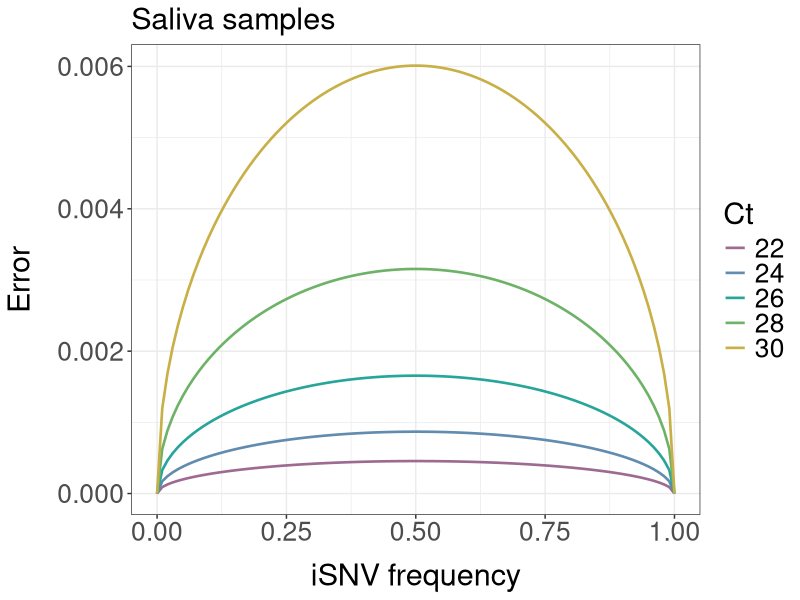
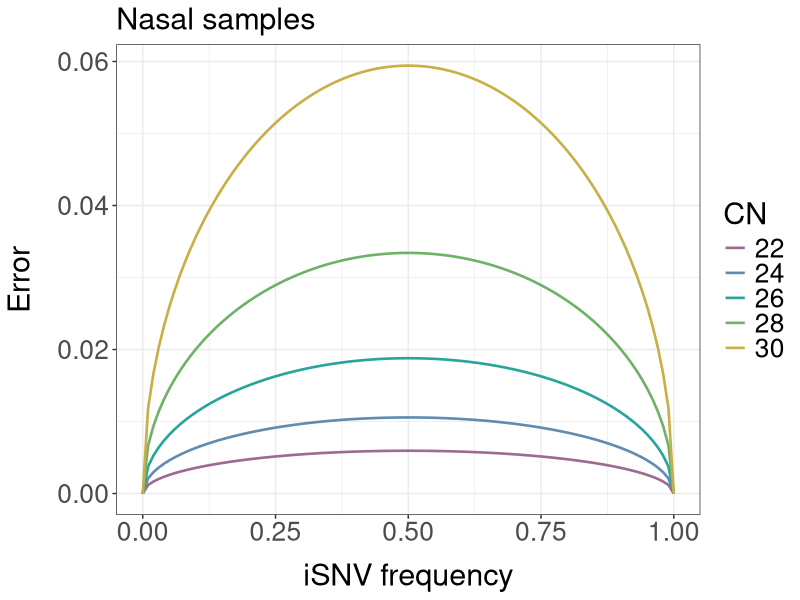
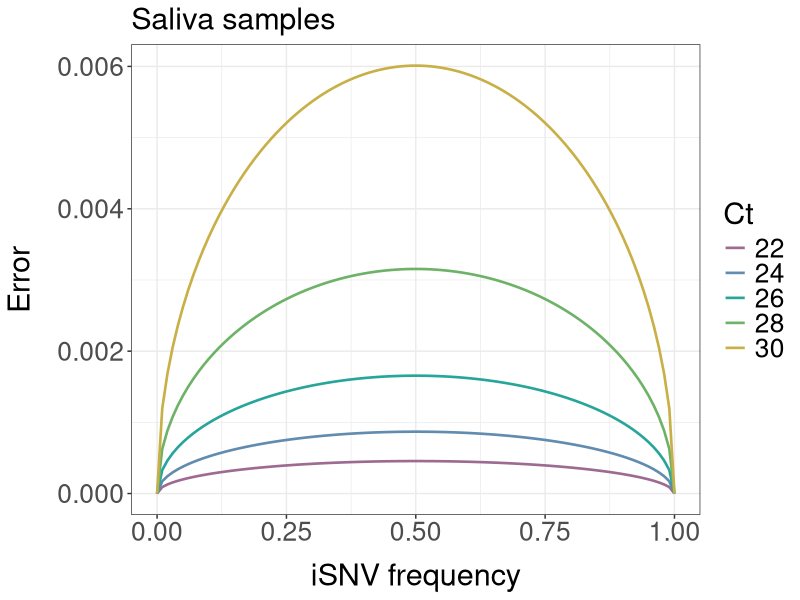
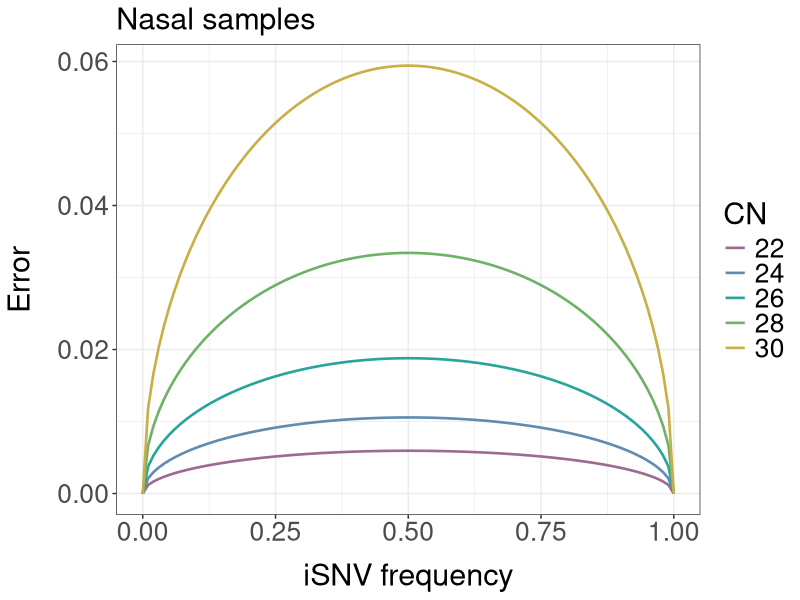

Recreate these plots in R, in order.
library(tidyverse)
library(here)

#for saliva
s.stderr <- function(ct,freq){
  copies <- (10 ^ (14.24 - (0.28*ct)))*0.01
  err <- sqrt((freq*(1-freq))/copies)
  return(err)
}

freq.seq <- seq(0,1,0.01)

s.ct22 <- map2_dbl(22,freq.seq,s.stderr)
s.ct24 <- map2_dbl(24,freq.seq,s.stderr)
s.ct26 <- map2_dbl(26,freq.seq,s.stderr)
s.ct28 <- map2_dbl(28,freq.seq,s.stderr)
s.ct30 <- map2_dbl(30,freq.seq,s.stderr)

s.ct.err <- as_tibble(cbind(freq.seq,s.ct22,s.ct24,s.ct26,s.ct28,s.ct30))
colnames(s.ct.err) <- c("Frequency", "22","24","26","28","30")
s.ct.err <- gather(s.ct.err,key = "Ct", value = "error", - Frequency)

five.palette <- c("#9D6A90","#618BAF","#27A59B","#6EB267","#C8AF46")
ggplot(data = s.ct.err, aes(x = Frequency, y = error, color = Ct)) +
  geom_line(size = 0.9)+
  xlab("iSNV frequency")+
  ylab("Error")+
  ggtitle("Saliva samples")+
  scale_color_manual(values = five.palette)+
  theme_bw()+
  theme(axis.title = element_text(size = 22),
        axis.title.x = element_text(margin = margin(t = 12)),
        axis.title.y = element_text(margin = margin(r = 15)),
        axis.text = element_text(size = 19),
        legend.title = element_text(size = 22),
        legend.text = element_text(size =19),
        plot.title = element_text(size =22))
ggsave("figs/saliva_error.png")

#for nasal
n.stderr <- function(ct,freq){
  copies <- (10 ^ (11.35 - (0.25*ct)))*0.01
  err <- sqrt((freq*(1-freq))/copies)
  return(err)
}

freq.seq <- seq(0,1,0.01)

n.ct22 <- map2_dbl(22,freq.seq,n.stderr)
n.ct24 <- map2_dbl(24,freq.seq,n.stderr)
n.ct26 <- map2_dbl(26,freq.seq,n.stderr)
n.ct28 <- map2_dbl(28,freq.seq,n.stderr)
n.ct30 <- map2_dbl(30,freq.seq,n.stderr)

n.ct.err <- as_tibble(cbind(freq.seq,n.ct22,n.ct24,n.ct26,n.ct28,n.ct30))
colnames(n.ct.err) <- c("Frequency", "22","24","26","28","30")
n.ct.err <- gather(n.ct.err,key = "CN", value = "error", - Frequency)

five.palette <- c("#9D6A90","#618BAF","#27A59B","#6EB267","#C8AF46")
ggplot(data = n.ct.err, aes(x = Frequency, y = error, color = CN)) +
  geom_line(size = 0.9)+
  xlab("iSNV frequency")+
  ylab("Error")+
  ggtitle("Nasal samples")+
  scale_color_manual(values = five.palette)+
  theme_bw()+
  theme(axis.title = element_text(size = 22),
        axis.title.x = element_text(margin = margin(t = 12)),
        axis.title.y = element_text(margin = margin(r = 15)),
        axis.text = element_text(size = 19),
        legend.title = element_text(size = 22),
        legend.text = element_text(size =19),
        plot.title = element_text(size=22))
ggsave("figs/nasal_error.png")


